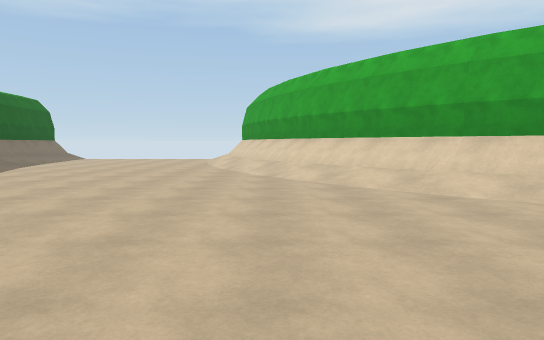
View 1 (above)

17 first-person views from a walk through a scene from a Unity 3-D project. The camera is 1.3 m above the floor, tilts 4° down and sees 70° across. The floor is counted in squares, 2 m on a side. Each view is taken from the middle of a square. On the plan, view 1 faces up. The plan holds only what a view shows up to about 11 squares ahead; the rest is blank. The place goes on beyond the plan.

View 2
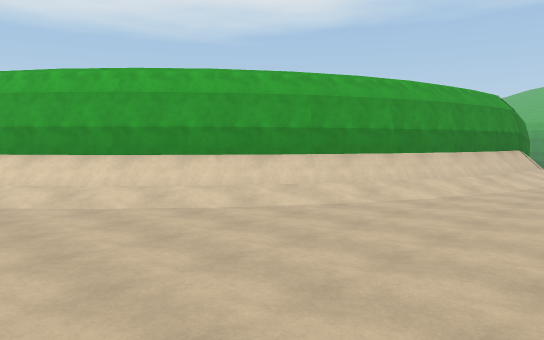

View 3
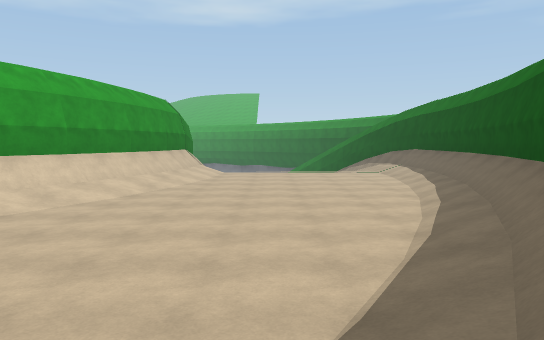

View 4
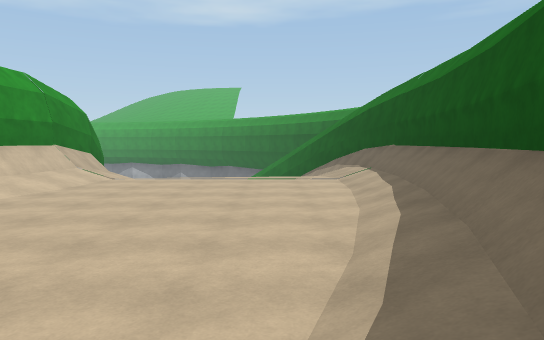

View 5
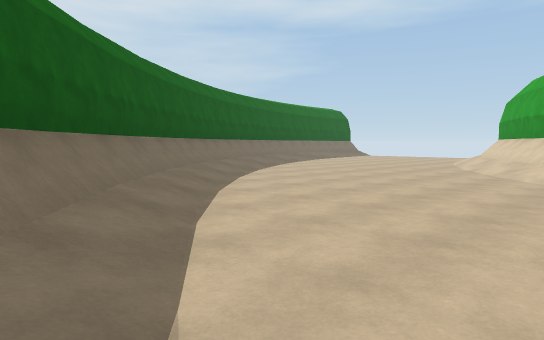

View 6
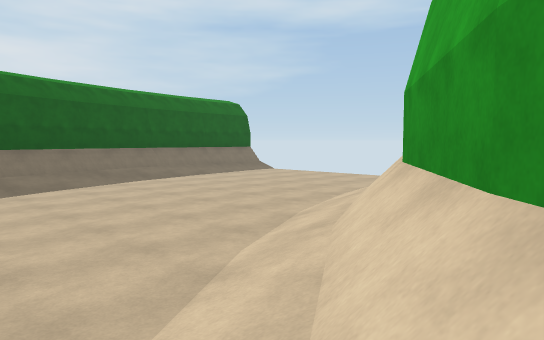

View 7
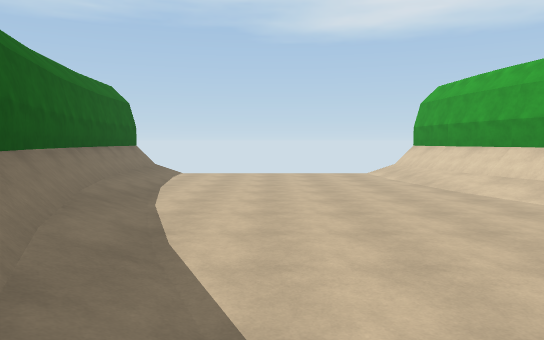

View 8
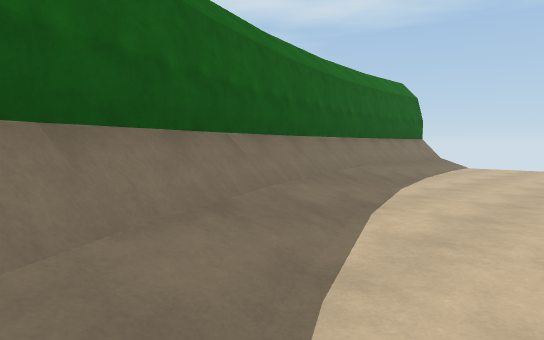

View 9
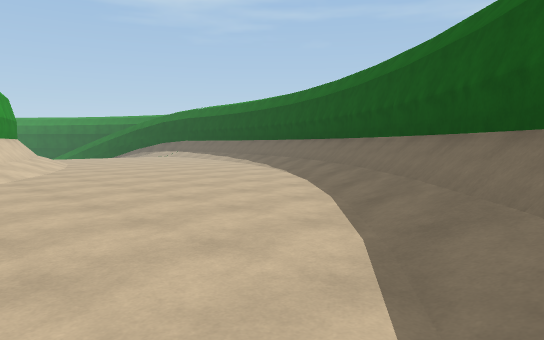

View 10
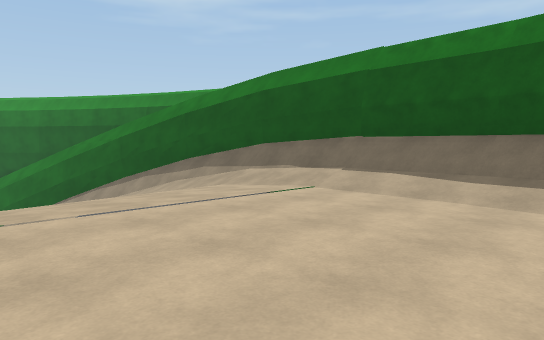

View 11
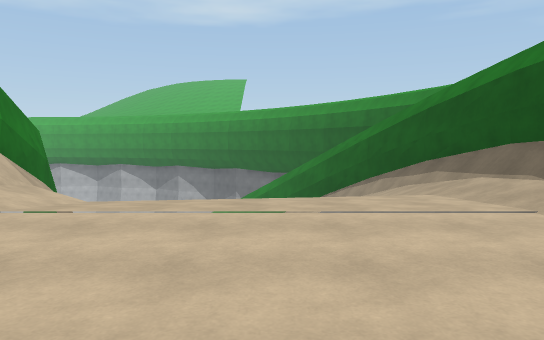

View 12
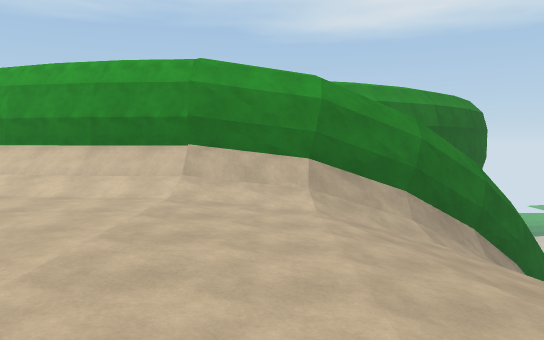

View 13
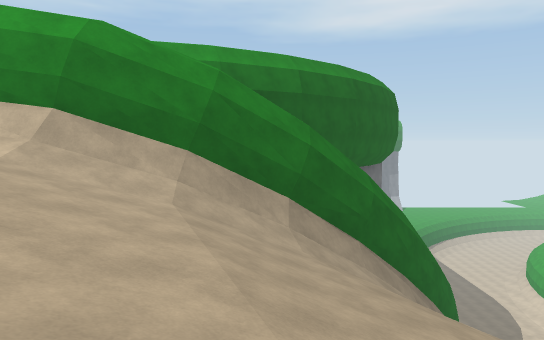

View 14
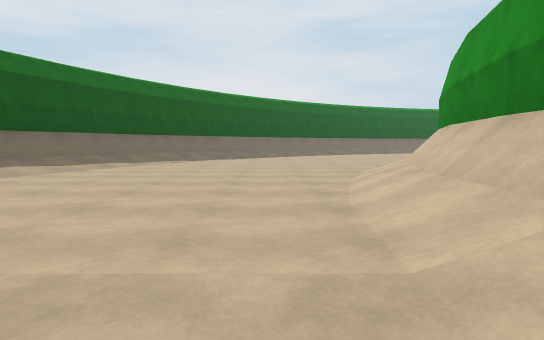

View 15
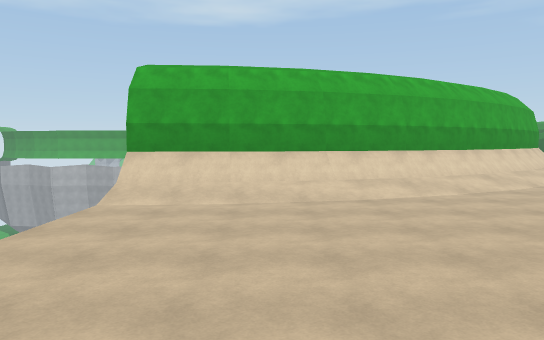

View 16
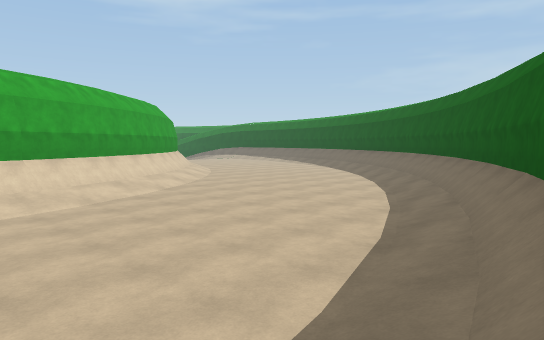

View 17
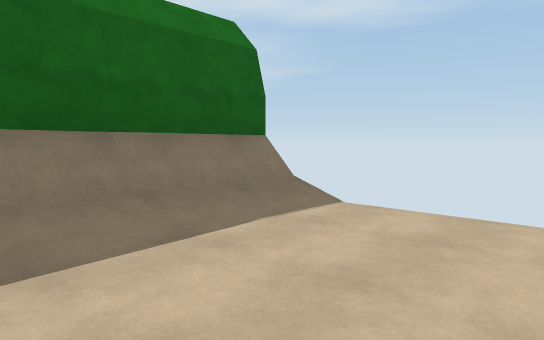

### Floor plan
Key: @ floor where view 1 was taken; # wall or solid block; . main floor; - floor 0.25 m lower than the main floor; _ floor 0.5 m lower than the main floor; < floor 0.75 m lower than the main floor; ( floor 1.25 m lower than the main floor; ! floor 1.5 m lower than the main floor; ? floor 1.75 m lower than the main floor; / step, stairs or slope; = window, fence, low wall or low ledge; ^ raised ledge; v drop or lower ground.
Columns run from 9 left of view 1 to 20 right of it. Each row starts with its distance up from view 1.
 16 vvvvvvvvv
 15 #/...../#
 14 #/...../#
 13 ^/......#
 12 ^/....../^
 11  #....../#
 10  #/...../#
  9  #/....../^
  8  ^#....../#^
  7   #/....../#
  6   ^/......./#
  5    #/......./#^              #
  4    ^#/......./##            ##
  3     #/........//##^      ####/
  2      #/.........///#######=//
  1       #/............//////////
  0       ^#/@.............-_/////
 -1         #//............-_/!///
 -2          ##/...........-_<!//
 -3           ^#//.........-_<(?
 -4             ###//......-_<//=^
 -5               ^###//////#=^^^
 -6                   ^######^

Positions as (right, up) in squares from view 1, and headings:
1: (0, 0), facing up
2: (0, -1), facing up-right
3: (0, -1), facing right
4: (4, -3), facing right
5: (3, -2), facing up-left
6: (2, 6), facing up-left
7: (-5, 5), facing up
8: (-4, 5), facing up-left
9: (-4, 5), facing down-right
10: (9, 0), facing down-right
11: (9, -2), facing right
12: (14, -5), facing up
13: (18, -4), facing up
14: (14, 0), facing left
15: (-8, 13), facing right
16: (-8, 12), facing down-right
17: (-5, 12), facing up-left
